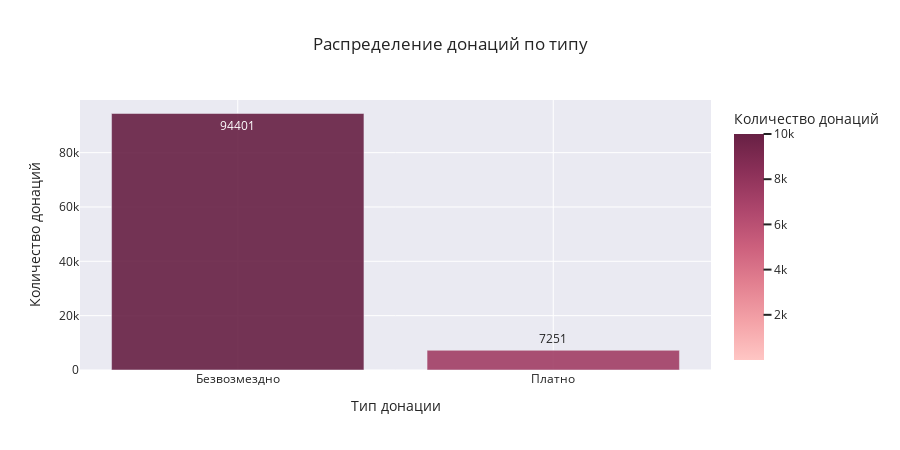

The notebook cell this image was saved under:
### Markdown cell above
### 4.4 Распределение доноров по типу донации

### Code cell
donor_donation_type = (
    df.groupby(['тип_донации'])[['id_пользователя']].count()
    .rename(columns={'id_пользователя':'количество'})
    .sort_values(by='количество', ascending=False)
    .reset_index()
)
#donor_donation_type

barchart_donation_type = px.bar(
    data_frame=donor_donation_type,
    y="количество",
    x="тип_донации",
    color="количество",
    opacity=0.9,                  
    orientation="v",              
    barmode='relative',               
    color_continuous_scale=px.colors.sequential.Burg,                                 
    range_color=[1,10000],                                   
    text='количество',            
    hover_name='тип_донации',  
    #hover_data=['количество'],        
    labels={"количество":"Количество донаций", "тип_донации":"Тип донации"},           
    title='Распределение донаций по типу', 
    width=900,                  
    height=450,                   
    template='seaborn',            
)
barchart_donation_type

### Figure 1 — Plotly figure (JSON) as saved in the notebook; plotly's stock layout.template omitted (floating-point values rounded to 4 significant figures)
{"data": [{"alignmentgroup": "True", "hovertemplate": "<b>%{hovertext}</b><br><br>Тип донации=%{x}<br>Количество донаций=%{marker.color}<extra></extra>", "hovertext": ["Безвозмездно", "Платно"], "legendgroup": "", "marker": {"color": [94401, 7251], "coloraxis": "coloraxis", "opacity": 0.9, "pattern": {"shape": ""}}, "name": "", "offsetgroup": "", "orientation": "v", "showlegend": false, "text": [94401, 7251], "textposition": "auto", "type": "bar", "x": ["Безвозмездно", "Платно"], "xaxis": "x", "y": [94401, 7251], "yaxis": "y"}], "layout": {"barmode": "relative", "coloraxis": {"cmax": 10000, "cmin": 1, "colorbar": {"title": {"text": "Количество донаций"}}, "colorscale": [[0, "rgb(255, 198, 196)"], [0.1667, "rgb(244, 163, 168)"], [0.3333, "rgb(227, 129, 145)"], [0.5, "rgb(204, 96, 125)"], [0.6667, "rgb(173, 70, 108)"], [0.8333, "rgb(139, 48, 88)"], [1, "rgb(103, 32, 68)"]]}, "height": 450, "legend": {"tracegroupgap": 0}, "title": {"text": "Распределение донаций по типу"}, "width": 900, "xaxis": {"anchor": "y", "domain": [0, 1], "title": {"text": "Тип донации"}}, "yaxis": {"anchor": "x", "domain": [0, 1], "title": {"text": "Количество донаций"}}}}
